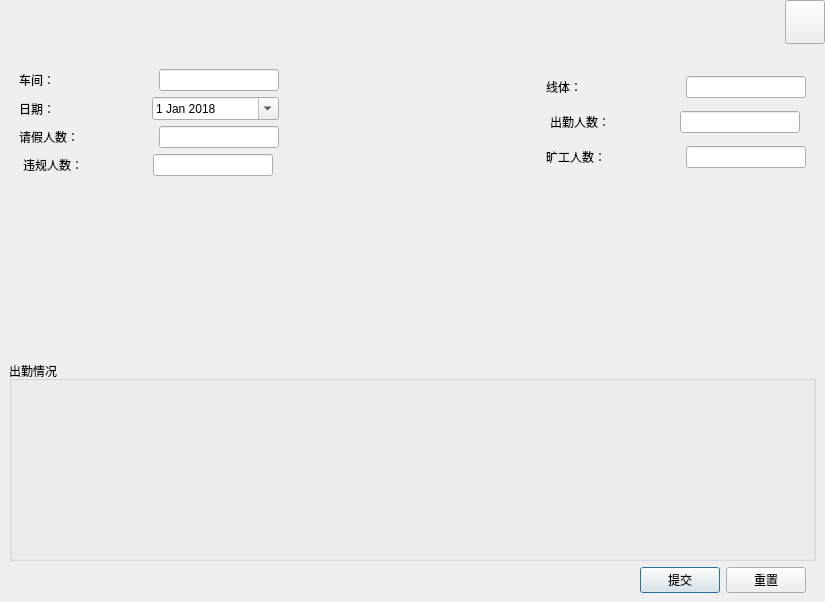
<?xml version="1.0" encoding="UTF-8"?>
<ui version="4.0">
 <class>AttendanceAdd</class>
 <widget class="QDialog" name="AttendanceAdd">
  <property name="geometry">
   <rect>
    <x>0</x>
    <y>0</y>
    <width>825</width>
    <height>602</height>
   </rect>
  </property>
  <property name="windowTitle">
   <string>Dialog</string>
  </property>
  <layout class="QVBoxLayout" name="verticalLayout_4" stretch="1,10">
   <property name="leftMargin">
    <number>0</number>
   </property>
   <property name="topMargin">
    <number>0</number>
   </property>
   <property name="rightMargin">
    <number>0</number>
   </property>
   <property name="bottomMargin">
    <number>0</number>
   </property>
   <item>
    <widget class="QWidget" name="widgetTitle" native="true">
     <property name="minimumSize">
      <size>
       <width>40</width>
       <height>35</height>
      </size>
     </property>
     <layout class="QHBoxLayout" name="horizontalLayout">
      <property name="spacing">
       <number>0</number>
      </property>
      <property name="leftMargin">
       <number>0</number>
      </property>
      <property name="topMargin">
       <number>0</number>
      </property>
      <property name="rightMargin">
       <number>0</number>
      </property>
      <property name="bottomMargin">
       <number>10</number>
      </property>
      <item>
       <spacer name="horizontalSpacer">
        <property name="orientation">
         <enum>Qt::Horizontal</enum>
        </property>
        <property name="sizeHint" stdset="0">
         <size>
          <width>570</width>
          <height>20</height>
         </size>
        </property>
       </spacer>
      </item>
      <item>
       <widget class="QPushButton" name="btnMenu_Close">
        <property name="sizePolicy">
         <sizepolicy hsizetype="Minimum" vsizetype="Expanding">
          <horstretch>0</horstretch>
          <verstretch>0</verstretch>
         </sizepolicy>
        </property>
        <property name="minimumSize">
         <size>
          <width>30</width>
          <height>30</height>
         </size>
        </property>
        <property name="cursor">
         <cursorShape>ArrowCursor</cursorShape>
        </property>
        <property name="focusPolicy">
         <enum>Qt::NoFocus</enum>
        </property>
        <property name="toolTip">
         <string>关闭</string>
        </property>
        <property name="text">
         <string/>
        </property>
       </widget>
      </item>
     </layout>
    </widget>
   </item>
   <item>
    <widget class="QWidget" name="widget" native="true">
     <layout class="QVBoxLayout" name="verticalLayout_3">
      <item>
       <layout class="QHBoxLayout" name="horizontalLayout_6">
        <property name="leftMargin">
         <number>10</number>
        </property>
        <property name="rightMargin">
         <number>10</number>
        </property>
        <item>
         <layout class="QVBoxLayout" name="verticalLayout_2">
          <item>
           <layout class="QHBoxLayout" name="horizontalLayout_2">
            <item>
             <widget class="QLabel" name="label">
              <property name="text">
               <string>车间：</string>
              </property>
             </widget>
            </item>
            <item>
             <widget class="QLineEdit" name="LE_Department">
              <property name="maximumSize">
               <size>
                <width>120</width>
                <height>16777215</height>
               </size>
              </property>
              <property name="readOnly">
               <bool>true</bool>
              </property>
             </widget>
            </item>
           </layout>
          </item>
          <item>
           <layout class="QHBoxLayout" name="horizontalLayout_4">
            <item>
             <widget class="QLabel" name="label_3">
              <property name="text">
               <string>日期：</string>
              </property>
             </widget>
            </item>
            <item>
             <widget class="QDateEdit" name="DE_date">
              <property name="calendarPopup">
               <bool>true</bool>
              </property>
              <property name="date">
               <date>
                <year>2018</year>
                <month>1</month>
                <day>1</day>
               </date>
              </property>
             </widget>
            </item>
           </layout>
          </item>
          <item>
           <layout class="QHBoxLayout" name="horizontalLayout_5">
            <item>
             <widget class="QLabel" name="label_4">
              <property name="text">
               <string>请假人数：</string>
              </property>
             </widget>
            </item>
            <item>
             <widget class="QLineEdit" name="LE_onLeave">
              <property name="maximumSize">
               <size>
                <width>120</width>
                <height>16777215</height>
               </size>
              </property>
              <property name="text">
               <string/>
              </property>
             </widget>
            </item>
           </layout>
          </item>
          <item>
           <layout class="QHBoxLayout" name="horizontalLayout_9">
            <item>
             <widget class="QLabel" name="label_6">
              <property name="minimumSize">
               <size>
                <width>120</width>
                <height>0</height>
               </size>
              </property>
              <property name="maximumSize">
               <size>
                <width>120</width>
                <height>16777215</height>
               </size>
              </property>
              <property name="text">
               <string>违规人数：</string>
              </property>
             </widget>
            </item>
            <item>
             <widget class="QLineEdit" name="LE_violation">
              <property name="minimumSize">
               <size>
                <width>120</width>
                <height>0</height>
               </size>
              </property>
              <property name="maximumSize">
               <size>
                <width>120</width>
                <height>16777215</height>
               </size>
              </property>
             </widget>
            </item>
           </layout>
          </item>
          <item>
           <layout class="QHBoxLayout" name="horizontalLayout_14"/>
          </item>
         </layout>
        </item>
        <item>
         <spacer name="horizontalSpacer_2">
          <property name="orientation">
           <enum>Qt::Horizontal</enum>
          </property>
          <property name="sizeHint" stdset="0">
           <size>
            <width>40</width>
            <height>50</height>
           </size>
          </property>
         </spacer>
        </item>
        <item>
         <layout class="QVBoxLayout" name="verticalLayout">
          <item>
           <layout class="QHBoxLayout" name="horizontalLayout_3">
            <item>
             <widget class="QLabel" name="label_2">
              <property name="text">
               <string>线体：</string>
              </property>
             </widget>
            </item>
            <item>
             <widget class="QLineEdit" name="LE_ProductLine">
              <property name="maximumSize">
               <size>
                <width>120</width>
                <height>16777215</height>
               </size>
              </property>
              <property name="readOnly">
               <bool>true</bool>
              </property>
             </widget>
            </item>
           </layout>
          </item>
          <item>
           <layout class="QHBoxLayout" name="horizontalLayout_12">
            <item>
             <widget class="QLabel" name="label_13">
              <property name="minimumSize">
               <size>
                <width>120</width>
                <height>0</height>
               </size>
              </property>
              <property name="maximumSize">
               <size>
                <width>120</width>
                <height>16777215</height>
               </size>
              </property>
              <property name="text">
               <string>出勤人数：</string>
              </property>
             </widget>
            </item>
            <item>
             <widget class="QLineEdit" name="LE_onduty">
              <property name="minimumSize">
               <size>
                <width>120</width>
                <height>0</height>
               </size>
              </property>
              <property name="maximumSize">
               <size>
                <width>120</width>
                <height>16777215</height>
               </size>
              </property>
             </widget>
            </item>
           </layout>
          </item>
          <item>
           <layout class="QHBoxLayout" name="horizontalLayout_8">
            <item>
             <widget class="QLabel" name="label_9">
              <property name="text">
               <string>旷工人数：</string>
              </property>
             </widget>
            </item>
            <item>
             <widget class="QLineEdit" name="LE_absenteeism">
              <property name="maximumSize">
               <size>
                <width>120</width>
                <height>16777215</height>
               </size>
              </property>
             </widget>
            </item>
           </layout>
          </item>
          <item>
           <layout class="QHBoxLayout" name="horizontalLayout_10"/>
          </item>
         </layout>
        </item>
       </layout>
      </item>
      <item>
       <spacer name="verticalSpacer">
        <property name="orientation">
         <enum>Qt::Vertical</enum>
        </property>
        <property name="sizeHint" stdset="0">
         <size>
          <width>20</width>
          <height>22</height>
         </size>
        </property>
       </spacer>
      </item>
      <item>
       <widget class="QGroupBox" name="groupBox">
        <property name="minimumSize">
         <size>
          <width>200</width>
          <height>200</height>
         </size>
        </property>
        <property name="title">
         <string>出勤情况</string>
        </property>
       </widget>
      </item>
      <item>
       <layout class="QHBoxLayout" name="horizontalLayout_13">
        <property name="rightMargin">
         <number>10</number>
        </property>
        <item>
         <spacer name="horizontalSpacer_3">
          <property name="orientation">
           <enum>Qt::Horizontal</enum>
          </property>
          <property name="sizeHint" stdset="0">
           <size>
            <width>40</width>
            <height>20</height>
           </size>
          </property>
         </spacer>
        </item>
        <item>
         <widget class="QPushButton" name="Btn_Submit">
          <property name="text">
           <string>提交</string>
          </property>
         </widget>
        </item>
        <item>
         <widget class="QPushButton" name="Btn_Reset">
          <property name="text">
           <string>重置</string>
          </property>
         </widget>
        </item>
       </layout>
      </item>
     </layout>
    </widget>
   </item>
  </layout>
 </widget>
 <resources/>
 <connections/>
</ui>
